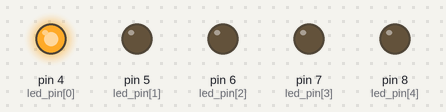
Bench run of a sketch on a simulated Arduino Uno, built with avr-gcc and run on an emulated ATmega328P. On the bench: output pins drawn as LEDs (lit = HIGH). What the sketch prints to the serial monitor is not drawn.

Above: at 0.05 s.
At 0.75 s:
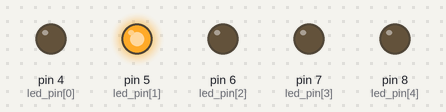
At 1.45 s:
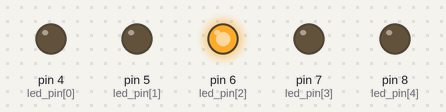
At 2.15 s:
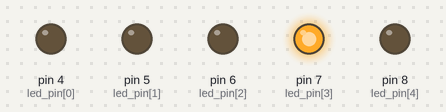
At 2.85 s:
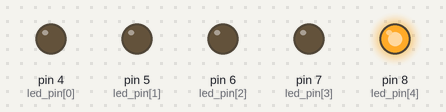
Timing chart, 0 to 3.1 s (numbered marks = the images above):
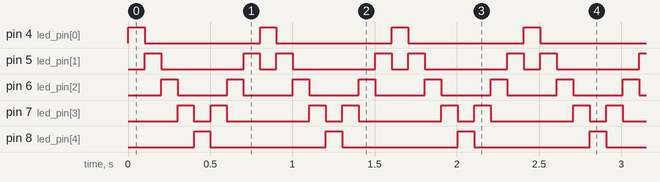

The sketch:

sketch_mar31b.ino
```cpp
#define DELAY_TIME 100
int led_pin[] = {4, 5, 6, 7, 8};
int count;

void setup() {
  count = sizeof(led_pin) / sizeof(int); //int는 4바이트이기 때문에 나누기 4(sizeof(int))를 해준다. count에 5를 넣기위함 자바의 length
  for (int i = 0; i < count; i++) {
    pinMode(led_pin[i], OUTPUT);
  }
  Serial.begin(9600); //시리얼을 초기화한다. 9600으로 통신한다. 9600은 아두이노의 속도
}

void loop() {
  for (int i = 0; i < count; i++) {
    Serial.println((i + 1) + String("번째 LED켜짐"));
    digitalWrite(led_pin[i], HIGH);
    delay(DELAY_TIME);
    digitalWrite(led_pin[i], LOW);
  }

  for (int i = count - 2; i >= 1; i--) {
    Serial.println((i + 1) + String("번째 LED켜짐"));
    digitalWrite(led_pin[i], HIGH);
    delay(DELAY_TIME);
    digitalWrite(led_pin[i], LOW);
  }
}
```

Measured:
- by itself, pin 4 (led_pin[0]), pin 8 (led_pin[4]): alternates HIGH for 0.10 s and LOW for 0.70 s
- by itself, pin 5 (led_pin[1]): repeats every 0.80 s: LOW 0.50 s, HIGH 0.10 s, LOW 0.10 s, HIGH 0.10 s
- by itself, pin 6 (led_pin[2]): alternates HIGH for 0.10 s and LOW for 0.30 s
- by itself, pin 7 (led_pin[3]): repeats every 0.80 s: LOW 0.10 s, HIGH 0.10 s, LOW 0.50 s, HIGH 0.10 s
